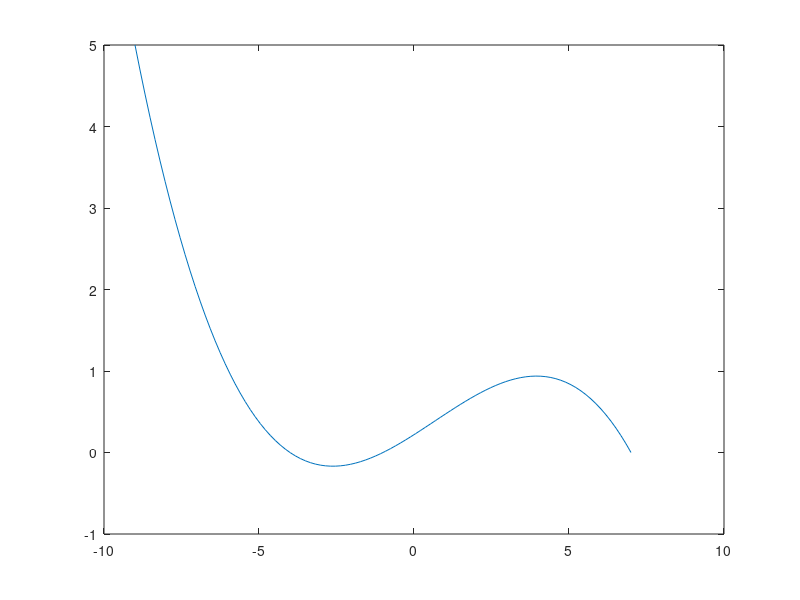

Write MATLAB code to recreate this figure. (Note: this script raises an error after producing the figure.)
x_val = [-9, -4, -1, 7];
y_val = [5, 2, -2, 9];

n = length(x_val);

L_i = @(x, i) prod(...
    (x - x_val([1:(i-1), (i+1):end])) ./ ...
    (x_val(i) - x_val([1:(i-1), (i+1):end])),...
    2);

x = linspace(min(x_val), max(x_val)).';
y = zeros(size(x));

figure(1);
for i = 1 : n
    y_i = y_val(i) * L_i(x, i);
    y = y + y_i;
    pl = plot(x, y_i); hold on;
    sc = scatter(x_val(i), y_val(i), 60, 'LineWidth', 1, ...
        'MarkerFaceColor', pl.Color, 'MarkerEdgeColor', 'none');
    sc.HandleVisibility = 'off'; % Don't show the scatter points in (future) legend
end
plot(x, y, '--k', 'LineWidth', 1.5);
hold off;
legend('$L_1$', '$L_2$', '$L_3$', '$L_4$', '$L$', ...
    Interpreter = 'latex', FontSize = 14)
xlabel('$x$', Interpreter = 'latex', FontSize = 14)
title('Lagrange interpolation')